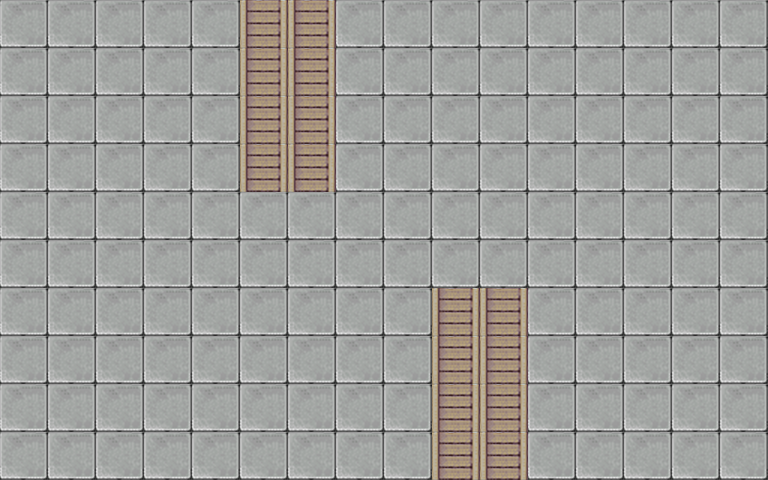

A level layout from a 2D game, rendered from its tile map. Below: a short description, then the map file with its tile-grid data intact:
An orthogonal 16x10 tile map with 48x48 px tiles, 2 tile layers (Background, Decoration), 6 tilesets and 14 objects.

<map version="1.10" tiledversion="1.12.2" orientation="orthogonal" renderorder="right-down" width="16" height="10" tilewidth="48" tileheight="48" infinite="0" nextlayerid="5" nextobjectid="19">
 <tileset firstgid="1" source="Tileset_48x48_9.tsx" />
 <tileset firstgid="101" source="nt481.tsx" />
 <tileset firstgid="229" source="nt482.tsx" />
 <tileset firstgid="357" source="nt483.tsx" />
 <tileset firstgid="485" source="nt484.tsx" />
 <tileset firstgid="741" source="nt485.tsx" />
 <layer id="1" name="Background" width="16" height="10">
  <data encoding="csv">
123,123,123,123,123,123,123,123,123,123,123,123,123,123,123,123,
123,123,123,123,123,123,123,123,123,123,123,123,123,123,123,123,
123,123,123,123,123,123,123,123,123,123,123,123,123,123,123,123,
123,123,123,123,123,123,123,123,123,123,123,123,123,123,123,123,
123,123,123,123,123,123,123,123,123,123,123,123,123,123,123,123,
123,123,123,123,123,123,123,123,123,123,123,123,123,123,123,123,
123,123,123,123,123,123,123,123,123,123,123,123,123,123,123,123,
123,123,123,123,123,123,123,123,123,123,123,123,123,123,123,123,
123,123,123,123,123,123,123,123,123,123,123,123,123,123,123,123,
123,123,123,123,123,123,123,123,123,123,123,123,123,123,123,123
</data>
 </layer>
 <layer id="2" name="Decoration" width="16" height="10">
  <data encoding="csv">
0,0,0,0,0,217,217,0,0,0,0,0,0,0,0,0,
0,0,0,0,0,217,217,0,0,0,0,0,0,0,0,0,
0,0,0,0,0,217,217,0,0,0,0,0,0,0,0,0,
0,0,0,0,0,217,217,0,0,0,0,0,0,0,0,0,
0,0,0,0,0,0,0,0,0,0,0,0,0,0,0,0,
0,0,0,0,0,0,0,0,0,0,0,0,0,0,0,0,
0,0,0,0,0,0,0,0,0,217,217,0,0,0,0,0,
0,0,0,0,0,0,0,0,0,217,217,0,0,0,0,0,
0,0,0,0,0,0,0,0,0,217,217,0,0,0,0,0,
0,0,0,0,0,0,0,0,0,217,217,0,0,0,0,0
</data>
 </layer>
 <objectgroup id="3" name="Spawns">
  <properties>
   <property name="desc" value="在此放置玩家和敌人的出生点" />
  </properties>
  <object id="1" x="48" y="96" width="48" height="48" />
  <object id="2" x="0" y="144" width="48" height="48" />
  <object id="3" x="48" y="288" width="48" height="48" />
  <object id="4" x="48" y="192" width="48" height="48" />
  <object id="5" x="0" y="240" width="48" height="48" />
  <object id="6" x="0" y="48" width="48" height="48" />
  <object id="7" x="0" y="336" width="48" height="48" />
  <object id="8" x="720" y="240" width="48" height="48" />
  <object id="9" x="720" y="336" width="48" height="48" />
  <object id="10" x="720" y="432" width="48" height="48" />
  <object id="11" x="720" y="48" width="48" height="48" />
  <object id="12" x="720" y="144" width="48" height="48" />
 </objectgroup>
 <objectgroup id="4" name="Collisions">
  <properties>
   <property name="desc" value="在此绘制碰撞盒" />
  </properties>
  <object id="16" x="240" y="0" width="96" height="192" />
  <object id="17" x="432" y="288" width="96" height="192" />
 </objectgroup>
</map>
